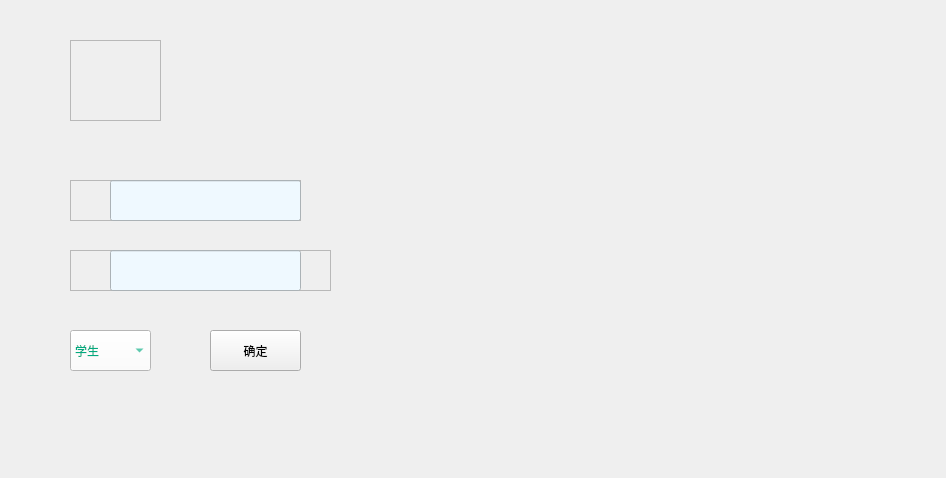
<?xml version="1.0" encoding="UTF-8"?>
<ui version="4.0">
 <class>MainWindow</class>
 <widget class="QMainWindow" name="MainWindow">
  <property name="geometry">
   <rect>
    <x>0</x>
    <y>0</y>
    <width>946</width>
    <height>478</height>
   </rect>
  </property>
  <property name="windowTitle">
   <string>MainWindow</string>
  </property>
  <property name="styleSheet">
   <string notr="true">#MainWindow{border-image: url(:/pic/school_4.png);}
</string>
  </property>
  <widget class="QWidget" name="centralwidget">
   <property name="styleSheet">
    <string notr="true"/>
   </property>
   <widget class="QWidget" name="widget" native="true">
    <property name="geometry">
     <rect>
      <x>0</x>
      <y>-20</y>
      <width>411</width>
      <height>700</height>
     </rect>
    </property>
    <widget class="QFrame" name="frame_2">
     <property name="geometry">
      <rect>
       <x>70</x>
       <y>200</y>
       <width>231</width>
       <height>41</height>
      </rect>
     </property>
     <property name="frameShape">
      <enum>QFrame::StyledPanel</enum>
     </property>
     <property name="frameShadow">
      <enum>QFrame::Raised</enum>
     </property>
     <widget class="QLabel" name="label_U">
      <property name="geometry">
       <rect>
        <x>0</x>
        <y>0</y>
        <width>41</width>
        <height>41</height>
       </rect>
      </property>
      <property name="styleSheet">
       <string notr="true">image: url(:/pic/user_3.png);</string>
      </property>
      <property name="text">
       <string/>
      </property>
     </widget>
     <widget class="QLineEdit" name="edt_User">
      <property name="geometry">
       <rect>
        <x>40</x>
        <y>0</y>
        <width>191</width>
        <height>41</height>
       </rect>
      </property>
      <property name="styleSheet">
       <string notr="true">background-color: rgb(239, 249, 255);</string>
      </property>
     </widget>
    </widget>
    <widget class="QFrame" name="frame">
     <property name="geometry">
      <rect>
       <x>70</x>
       <y>270</y>
       <width>261</width>
       <height>41</height>
      </rect>
     </property>
     <property name="frameShape">
      <enum>QFrame::StyledPanel</enum>
     </property>
     <property name="frameShadow">
      <enum>QFrame::Raised</enum>
     </property>
     <widget class="QLabel" name="label_E">
      <property name="geometry">
       <rect>
        <x>230</x>
        <y>0</y>
        <width>31</width>
        <height>41</height>
       </rect>
      </property>
      <property name="styleSheet">
       <string notr="true">image: url(:/EYE.JPG);</string>
      </property>
      <property name="text">
       <string/>
      </property>
     </widget>
     <widget class="QLabel" name="label_P">
      <property name="geometry">
       <rect>
        <x>0</x>
        <y>0</y>
        <width>41</width>
        <height>41</height>
       </rect>
      </property>
      <property name="styleSheet">
       <string notr="true">image: url(:/pic/pss_3.png);</string>
      </property>
      <property name="text">
       <string/>
      </property>
     </widget>
     <widget class="QLineEdit" name="edt_Pss">
      <property name="geometry">
       <rect>
        <x>40</x>
        <y>0</y>
        <width>191</width>
        <height>41</height>
       </rect>
      </property>
      <property name="styleSheet">
       <string notr="true">background-color: rgb(239, 249, 255);</string>
      </property>
     </widget>
    </widget>
    <widget class="QLabel" name="label">
     <property name="geometry">
      <rect>
       <x>70</x>
       <y>60</y>
       <width>91</width>
       <height>81</height>
      </rect>
     </property>
     <property name="autoFillBackground">
      <bool>false</bool>
     </property>
     <property name="styleSheet">
      <string notr="true">image: url(:/pic/seu.png);</string>
     </property>
     <property name="frameShape">
      <enum>QFrame::StyledPanel</enum>
     </property>
     <property name="text">
      <string/>
     </property>
     <property name="scaledContents">
      <bool>false</bool>
     </property>
    </widget>
    <widget class="QPushButton" name="btn_Login">
     <property name="geometry">
      <rect>
       <x>210</x>
       <y>350</y>
       <width>91</width>
       <height>41</height>
      </rect>
     </property>
     <property name="text">
      <string>确定</string>
     </property>
    </widget>
    <widget class="QComboBox" name="cmb_Job">
     <property name="geometry">
      <rect>
       <x>70</x>
       <y>350</y>
       <width>81</width>
       <height>41</height>
      </rect>
     </property>
     <property name="styleSheet">
      <string notr="true">color: rgb(0, 170, 127);
selection-color: rgb(0, 255, 255);
background-color: rgb(255, 255, 255);</string>
     </property>
     <item>
      <property name="text">
       <string>学生</string>
      </property>
     </item>
     <item>
      <property name="text">
       <string>教师</string>
      </property>
     </item>
     <item>
      <property name="text">
       <string>管理员</string>
      </property>
     </item>
    </widget>
   </widget>
  </widget>
  <widget class="QMenuBar" name="menubar">
   <property name="geometry">
    <rect>
     <x>0</x>
     <y>0</y>
     <width>946</width>
     <height>26</height>
    </rect>
   </property>
  </widget>
 </widget>
 <resources/>
 <connections/>
</ui>
